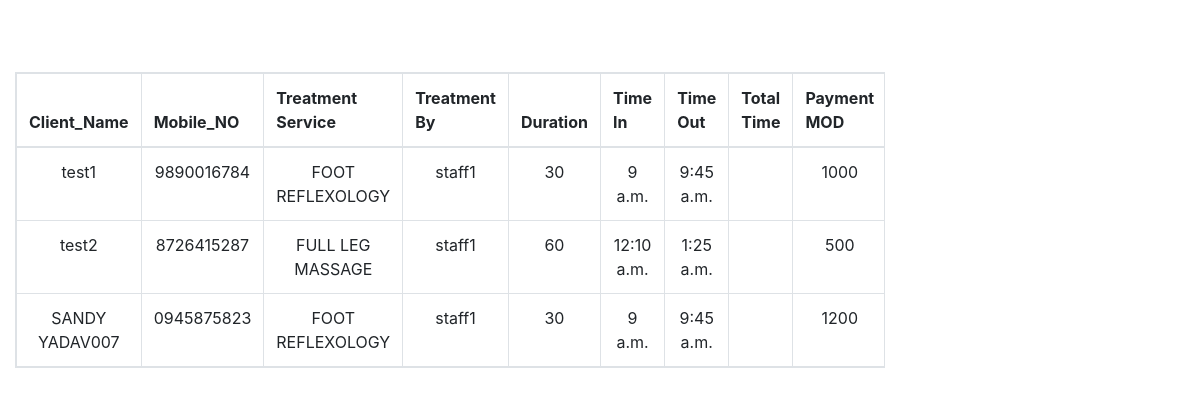
The page /dashboard/test/ on the database its author committed.
### dashboard/models.py (models this page shows, shortened)
class Guest(models.Model):
    date=models.DateField(default=datetime.now())
    gname = models.CharField(max_length=50)
    mobile = models.CharField(max_length=100)
    city = models.ForeignKey(Citys, on_delete=models.CASCADE,null=True)
    services = models.ForeignKey(Services, on_delete=models.CASCADE, null=True, blank=True)
    treatment_by = models.ForeignKey(Addstaff, on_delete=models.CASCADE, null=True, blank=True)
    duration = models.ForeignKey(Addduration, on_delete=models.CASCADE,null=True)
    time_in = models.TimeField()
    time_out = models.TimeField()
    price = models.CharField(max_length=50)
    payment  =models.ForeignKey(Paymentmod, on_delete=models.CASCADE,null=True)
    comments = models.CharField(max_length=500,default="NA",)

class Addstaff(models.Model):
    name = models.CharField(max_length=250)
    mobileno=models.CharField(max_length=12)
    city = models.ForeignKey(Citys, on_delete=models.CASCADE,null=True)
    def __str__(self):
        return self.name

class Addduration(models.Model):
    duration=models.CharField(max_length=250)
    def __str__(self):
        return self.duration

### beautyapp/models.py (models this page shows)
class Services(models.Model):
        name=models.CharField(max_length=500,default="Services")
        def __str__(self):
            return self.name

### dashboard/views.py (the view)
# urls.py: path('test/',views.report,name='test'),
def report(request):
    guests = Guest.objects.all()
    return render(request,'dashboard/report.html',{'guests':guests})

### templates/dashboard/report.html (shortened to what this page needs)
<!DOCTYPE html>
<html lang="en">
<head>
  <link rel="stylesheet" href="https://maxcdn.bootstrapcdn.com/bootstrap/4.4.1/css/bootstrap.min.css">
</head>
<body>
    <br>
    <br>
    <br>
<div class="container-fluid">
	<div class='row'>
	<div class='col-lg-9'>
    <table class="table table-responsive table-bordered">
    <thead>
      <tr>
        <th>Client_Name</th>
        <th>Mobile_NO</th>
        <th>Treatment Service</th>
        <th>Treatment By</th>
        <th>Duration</th>
        <th>Time In</th>
        <th>Time Out</th>
        <th>Total Time	</th>
        <th>Payment MOD</th>
      </tr>
    </thead>
    <tbody>
      {% for g in guests %}
      <tr>
        <td class="text-center">{{g.gname}}</td>
        <td class="text-center">{{g.mobile}}</td>
        <td class="text-center">{{g.services}}</td>
        <td class="text-center">{{g.treatment_by}}</td>
        <td class="text-center">{{g.duration}}</td>
        <td class="text-center">{{g.time_in}}</td>
        <td class="text-center">{{g.time_out}}</td>
        <td class="text-center">{{g.total_time}}</td>
        <td class="text-center">{{g.price}}</td>
      </tr>
      {% endfor %}
    </tbody>
  </table>
	</div>
	</div>
</div>
</body>
</html>

### rows shown on the page
Guest: gname "test1", mobile "9890016784", services "FOOT REFLEXOLOGY", treatment_by "staff1", duration "30", time_in "9 a.m.", time_out "9:45 a.m.", price "1000"
Guest: gname "test2", mobile "8726415287", services "FULL LEG MASSAGE", treatment_by "staff1", duration "60", time_in "12:10 a.m.", time_out "1:25 a.m.", price "500"
Guest: gname "SANDY YADAV007", mobile "0945875823", services "FOOT REFLEXOLOGY", treatment_by "staff1", duration "30", time_in "9 a.m.", time_out "9:45 a.m.", price "1200"
